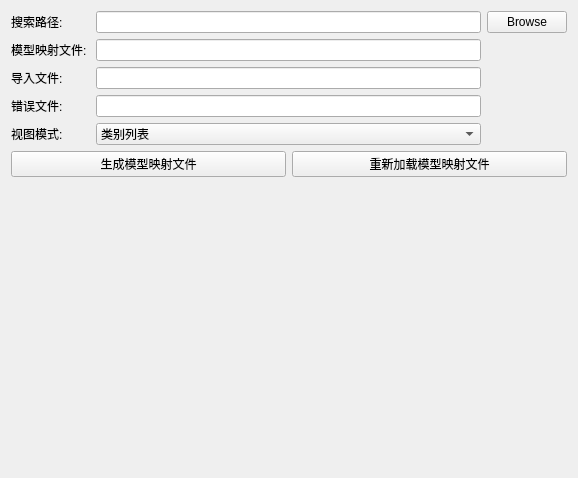
<?xml version="1.0" encoding="UTF-8"?>
<ui version="4.0">
 <class>Form</class>
 <widget class="QWidget" name="Form">
  <property name="geometry">
   <rect>
    <x>0</x>
    <y>0</y>
    <width>578</width>
    <height>478</height>
   </rect>
  </property>
  <property name="windowTitle">
   <string>Model Importer</string>
  </property>
  <layout class="QVBoxLayout" name="verticalLayout">
   <item>
    <layout class="QGridLayout" name="gridLayout">
     <item row="0" column="2">
      <widget class="QPushButton" name="browsePushButton">
       <property name="text">
        <string>Browse</string>
       </property>
      </widget>
     </item>
     <item row="0" column="0">
      <widget class="QLabel" name="directoryLabel">
       <property name="text">
        <string>搜索路径:</string>
       </property>
      </widget>
     </item>
     <item row="5" column="1">
      <widget class="QComboBox" name="viewModeSelector">
       <item>
        <property name="text">
         <string>类别列表</string>
        </property>
       </item>
       <item>
        <property name="text">
         <string>名称列表</string>
        </property>
       </item>
       <item>
        <property name="text">
         <string>文件树</string>
        </property>
       </item>
      </widget>
     </item>
     <item row="2" column="1">
      <widget class="QLineEdit" name="metaFileLineEdit"/>
     </item>
     <item row="0" column="1">
      <widget class="QLineEdit" name="pathLineEdit"/>
     </item>
     <item row="3" column="0">
      <widget class="QLabel" name="importsFileLabel">
       <property name="text">
        <string>导入文件:</string>
       </property>
      </widget>
     </item>
     <item row="2" column="0" alignment="Qt::AlignRight">
      <widget class="QLabel" name="metaFileLabel">
       <property name="text">
        <string>模型映射文件: </string>
       </property>
      </widget>
     </item>
     <item row="3" column="1">
      <widget class="QLineEdit" name="importsFileLineEdit"/>
     </item>
     <item row="5" column="0">
      <widget class="QLabel" name="viewModeLabel">
       <property name="text">
        <string>视图模式:</string>
       </property>
      </widget>
     </item>
     <item row="4" column="0">
      <widget class="QLabel" name="errorsFileLabel">
       <property name="text">
        <string>错误文件:</string>
       </property>
      </widget>
     </item>
     <item row="4" column="1">
      <widget class="QLineEdit" name="errorsFileLineEdit"/>
     </item>
    </layout>
   </item>
   <item>
    <layout class="QHBoxLayout" name="horizontalLayout">
     <item>
      <widget class="QPushButton" name="updatePushButton">
       <property name="text">
        <string>生成模型映射文件</string>
       </property>
      </widget>
     </item>
     <item>
      <widget class="QPushButton" name="reloadPushButton">
       <property name="text">
        <string>重新加载模型映射文件</string>
       </property>
      </widget>
     </item>
    </layout>
   </item>
   <item>
    <spacer name="verticalSpacer">
     <property name="orientation">
      <enum>Qt::Vertical</enum>
     </property>
     <property name="sizeHint" stdset="0">
      <size>
       <width>20</width>
       <height>40</height>
      </size>
     </property>
    </spacer>
   </item>
  </layout>
 </widget>
 <resources/>
 <connections/>
</ui>
